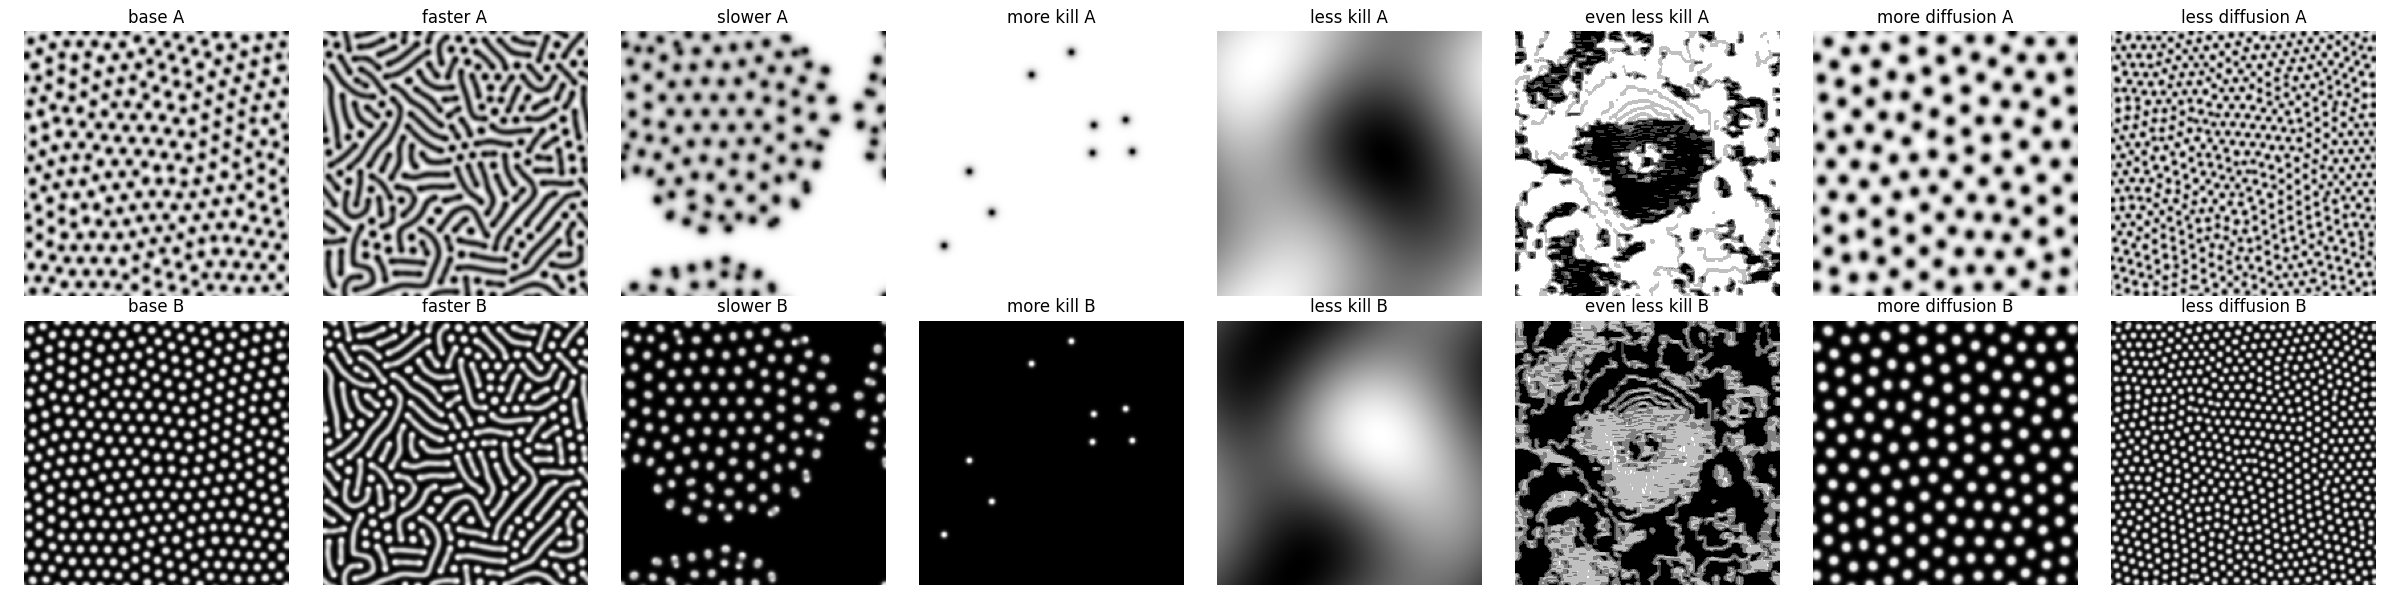

Write Python code to recreate this figure.
#!/usr/bin/python3
from typing import Dict

import numpy as np
from matplotlib import pyplot as plt
from tqdm import tqdm

# src: https://github.com/benmaier/reaction-diffusion/blob/master/gray_scott.ipynb


def discrete_laplacian(M):
    """Get the discrete Laplacian of matrix M"""
    L = -4*M
    L += np.roll(M, (0, -1), (0, 1))  # right neighbor
    L += np.roll(M, (0, +1), (0, 1))  # left neighbor
    L += np.roll(M, (-1, 0), (0, 1))  # top neighbor
    L += np.roll(M, (+1, 0), (0, 1))  # bottom neighbor

    return L


def gray_scott_update(A, B, DA, DB, f, k, delta_t):
    """
    Updates a concentration configuration according to a Gray-Scott model
    with diffusion coefficients DA and DB, as well as feed rate f and
    kill rate k.
    """

    # Let's get the discrete Laplacians first
    LA = discrete_laplacian(A)
    LB = discrete_laplacian(B)

    # Now apply the update formula
    diff_A = (DA*LA - A*B**2 + f*(1-A)) * delta_t
    diff_B = (DB*LB + A*B**2 - (k+f)*B) * delta_t

    A += diff_A
    B += diff_B

    return A, B


def get_initial_configuration(N, random_influence=0.2):
    """
    Initialize a concentration configuration. N is the side length
    of the (N x N)-sized grid.
    `random_influence` describes how much noise is added.
    """

    # We start with a configuration where on every grid cell
    # there's a lot of chemical A, so the concentration is high
    A = (1-random_influence) * np.ones((N, N)) + \
        random_influence * np.random.random((N, N))

    # Let's assume there's only a bit of B everywhere
    B = random_influence * np.random.random((N, N))

    # Now let's add a disturbance in the center
    N2 = N//2
    radius = r = int(N/10.0)

    A[N2-r:N2+r, N2-r:N2+r] = 0.50
    B[N2-r:N2+r, N2-r:N2+r] = 0.25

    return A, B


def draw(d: Dict[str, Dict[str, np.ndarray]]):
    ncols = len(d)
    nrows = len(d[list(d.keys())[0]])
    fig, axes = plt.subplots(nrows=nrows, ncols=ncols,
                             figsize=(ncols*3, nrows*3))
    for i, (key, value) in enumerate(d.items()):
        for j, (key2, value2) in enumerate(value.items()):
            axes[j, i].imshow(value2, cmap="gray")
            axes[j, i].set_title(f"{key} {key2}")
            axes[j, i].axis("off")
    fig.tight_layout()


# update in time
delta_t = 1.0

# Diffusion coefficients
DA = 0.14
DB = 0.06

# define feed/kill rates
f = 0.035
k = 0.065

# grid size
N = 200

# simulation steps
N_simulation_steps = 10000

experiments = {
    "base": {
        "DA": 0.14,
        "DB": 0.06,
        "f": 0.035,
        "k": 0.065,
    },
    "faster": {
        "DA": 0.14,
        "DB": 0.06,
        "f": 0.045,
        "k": 0.065,
    },
    "slower": {
        "DA": 0.14,
        "DB": 0.06,
        "f": 0.025,
        "k": 0.065,
    },
    "more kill": {
        "DA": 0.14,
        "DB": 0.06,
        "f": 0.035,
        "k": 0.075,
    },
    "less kill": {
        "DA": 0.14,
        "DB": 0.06,
        "f": 0.035,
        "k": 0.055,
    },
    "even less kill": {
        "DA": 0.14,
        "DB": 0.06,
        "f": 0.035,
        "k": 0.045,
    },
    "more diffusion": {
        "DA": 0.16,
        "DB": 0.08,
        "f": 0.035,
        "k": 0.065,
    },
    "less diffusion": {
        "DA": 0.12,
        "DB": 0.04,
        "f": 0.035,
        "k": 0.065,
    },
}

results = {}

for experiment_name, experiment in experiments.items():
    A, B = get_initial_configuration(N)
    for i in tqdm(range(N_simulation_steps)):
        A, B = gray_scott_update(A, B, **experiment, delta_t=delta_t)
    results[experiment_name] = {"A": A, "B": B}

draw(results)
plt.savefig("learn/reaction-diffusion.png")
plt.show()
